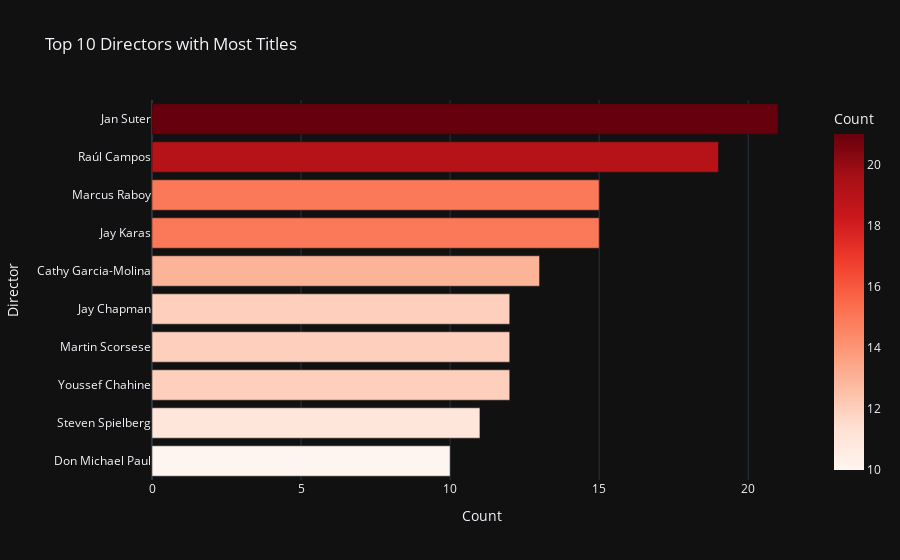

The code cell stored with this chart in its notebook:
### Code cell
# Clean and preprocess
top_directors = df['director'].dropna().str.split(', ').explode()

# Remove 'Unknown' or any invalid entries
top_directors = top_directors[top_directors.str.lower() != 'unknown']

# Get top 10 directors
top_directors = top_directors.value_counts().head(10).reset_index()
top_directors.columns = ['Director', 'Count']
top_directors = top_directors.sort_values('Count', ascending=True)

# Plot
fig5 = px.bar(top_directors,
              x='Count',
              y='Director',
              orientation='h',
              color='Count',
              color_continuous_scale='reds',
              title='Top 10 Directors with Most Titles',
              template='plotly_dark')

fig5.show()

### Figure 1 — Plotly figure (JSON) as saved in the notebook; plotly's stock layout.template omitted (floating-point values rounded to 4 significant figures)
{"data": [{"alignmentgroup": "True", "hovertemplate": "Count=%{marker.color}<br>Director=%{y}<extra></extra>", "legendgroup": "", "marker": {"color": [10, 11, 12, 12, 12, 13, 15, 15, 19, 21], "coloraxis": "coloraxis", "pattern": {"shape": ""}}, "name": "", "offsetgroup": "", "orientation": "h", "showlegend": false, "textposition": "auto", "type": "bar", "x": [10, 11, 12, 12, 12, 13, 15, 15, 19, 21], "xaxis": "x", "y": ["Don Michael Paul", "Steven Spielberg", "Youssef Chahine", "Martin Scorsese", "Jay Chapman", "Cathy Garcia-Molina", "Jay Karas", "Marcus Raboy", "Raúl Campos", "Jan Suter"], "yaxis": "y"}], "layout": {"barmode": "relative", "coloraxis": {"colorbar": {"title": {"text": "Count"}}, "colorscale": [[0, "rgb(255,245,240)"], [0.125, "rgb(254,224,210)"], [0.25, "rgb(252,187,161)"], [0.375, "rgb(252,146,114)"], [0.5, "rgb(251,106,74)"], [0.625, "rgb(239,59,44)"], [0.75, "rgb(203,24,29)"], [0.875, "rgb(165,15,21)"], [1, "rgb(103,0,13)"]]}, "legend": {"tracegroupgap": 0}, "title": {"text": "Top 10 Directors with Most Titles"}, "xaxis": {"anchor": "y", "domain": [0, 1], "title": {"text": "Count"}}, "yaxis": {"anchor": "x", "domain": [0, 1], "title": {"text": "Director"}}}}
